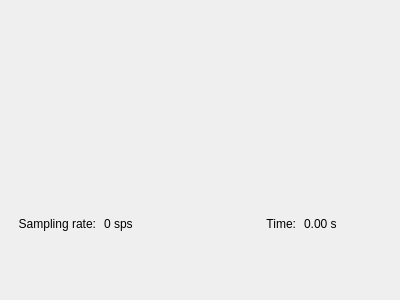
<?xml version="1.0" encoding="UTF-8"?>
<ui version="4.0">
 <class>SignalPlotWidget</class>
 <widget class="QWidget" name="SignalPlotWidget">
  <property name="geometry">
   <rect>
    <x>0</x>
    <y>0</y>
    <width>400</width>
    <height>300</height>
   </rect>
  </property>
  <property name="windowTitle">
   <string>Signal Plot Widget</string>
  </property>
  <layout class="QVBoxLayout" name="verticalLayout" stretch="0,0">
   <property name="spacing">
    <number>4</number>
   </property>
   <property name="leftMargin">
    <number>4</number>
   </property>
   <property name="topMargin">
    <number>4</number>
   </property>
   <property name="rightMargin">
    <number>4</number>
   </property>
   <property name="bottomMargin">
    <number>4</number>
   </property>
   <item>
    <widget class="PlotWidget" name="graphWidget" native="true"/>
   </item>
   <item>
    <widget class="QWidget" name="statsBar">
     <layout class="QHBoxLayout" name="horizontalLayout">
      <property name="spacing">
       <number>8</number>
      </property>
      <property name="leftMargin">
       <number>0</number>
      </property>
      <property name="topMargin">
       <number>0</number>
      </property>
      <property name="rightMargin">
       <number>0</number>
      </property>
      <property name="bottomMargin">
       <number>0</number>
      </property>
     <item>
      <widget class="QLabel" name="label1">
       <property name="text">
        <string>Sampling rate:</string>
       </property>
       <property name="alignment">
        <set>Qt::AlignRight|Qt::AlignTrailing|Qt::AlignVCenter</set>
       </property>
      </widget>
     </item>
     <item>
      <widget class="QLabel" name="spsLabel">
       <property name="text">
        <string>0 sps</string>
       </property>
      </widget>
     </item>
     <item>
      <widget class="QLabel" name="label2">
       <property name="text">
        <string>Time:</string>
       </property>
       <property name="alignment">
        <set>Qt::AlignRight|Qt::AlignTrailing|Qt::AlignVCenter</set>
       </property>
      </widget>
     </item>
     <item>
      <widget class="QLabel" name="timeLabel">
       <property name="text">
        <string>0.00 s</string>
       </property>
      </widget>
     </item>
    </layout>
    </widget>
   </item>
  </layout>
 </widget>
 <customwidgets>
  <customwidget>
   <class>PlotWidget</class>
   <extends>QWidget</extends>
   <header>pyqtgraph</header>
   <container>1</container>
  </customwidget>
 </customwidgets>
 <resources/>
 <connections/>
</ui>
